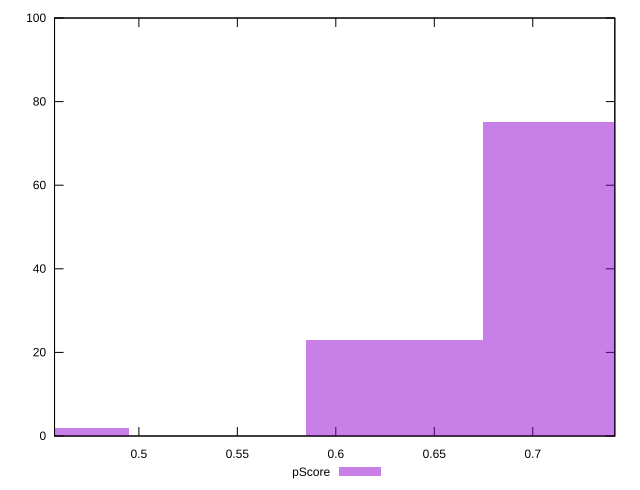

Recreate this plot in gnuplot.
reset

$pScore <<EOF
0.4499855066955155 2
0.7199768107128248 75
0.6299797093737217 23
EOF

set key outside below
set boxwidth 0.0899971013391031
set xrange [0.4571764705882353:0.7416666666666667]
set yrange [0:100]
set trange [0:100]
set style fill transparent solid 0.5 noborder
set terminal svg size 640, 490 enhanced background rgb 'white'
set output "report_00017_2021-02-10T15-08-03.406Z/render-blocking-resources/samples/pages+cached+noadtech/pScore/histogram.svg"

plot $pScore title "pScore" with boxes

reset
